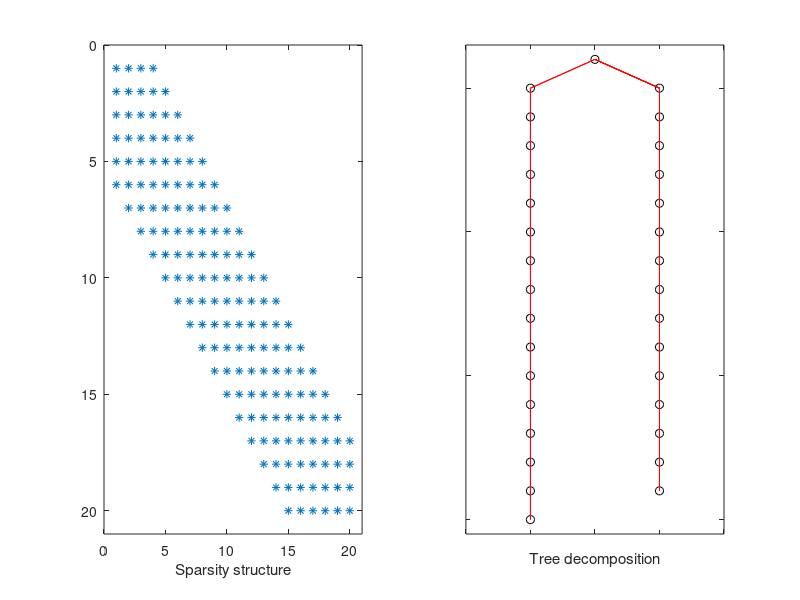

MATLAB code for this plot: (Note: this script raises an error after producing the figure.)
%   Permanent of a band matrix
%
%   Computes the permanent of a band matrix, using the decomposition 
%   algorithm from
%       "An efficient tree decomposition method for permanents and mixed discriminants"
%       D Cifuentes, P A Parrilo, arxiv.org/abs/1507.03046
%   The complexity is O(n 2^{w1+w2}), where w1, w2 are the lower and upper
%   bandwidths of the matrix.
%
%   Author:
%       Diego Cifuentes    (diegcif at mit dot edu)

% Parameters: lenght n and bandwidths w1, w2
n = 20;
w1 = 5;
w2 = 3;

% Generate random band matrix 
M = randn(n);
for i=1:n
    M(i+w1+1:end,i) = 0;
    M(i,i+w2+1:end) = 0;
end
subplot(1,2,1)
spy(M); xlabel('Sparsity structure')

% Obtain tree decomposition
% Define the tree
nT = 2*n - w1 - w2;
T_parent = zeros(1,nT);
root = ceil(nT/2);
for i=1:(root-1)
    T_parent(i) = i+1;
end
for i=(root+1):nT
    T_parent(i) = i-1;
end

% Define row and column bags
T_col = cell(1,nT);
T_row = cell(1,nT);
for i=1:n-w1-w2
    T_col{w1+2*i-1} = i:i+w1+w2-1;
    T_col{w1+2*i} = i+1:i+w1+w2;
    T_row{w1+2*i-1} = i+w1;
    T_row{w1+2*i} = i+w1;
end
for i=1:w1
    T_col{i} = 1:i+w2;
    T_row{i} = i;
end
for i=1:w2
    T_col{nT-i+1} = n-i-w1+1:n;
    T_row{nT-i+1} = n-i+1;
end
subplot(1,2,2)
treeplot(T_parent); xlabel('Tree decomposition')
pause(.2)

% Compute the permanent using tree decomposition
fprintf('Permanent using tree decomposition\n')
perm = sparsePerm(M,T_parent,T_row,T_col);

% Compute the permanent using Ryser formula
if n <= 20
    fprintf('------------------------------\n')
    fprintf('\nPermanent using Ryser formula\n')
    perm2 = densePerm(M);
    fprintf('Permanent: %0.8g \n', perm2)
end